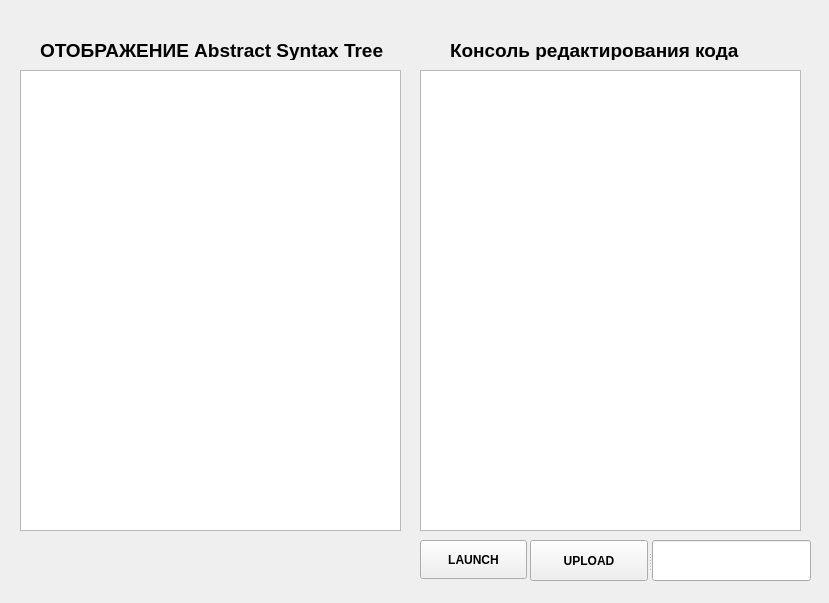
<?xml version="1.0" encoding="UTF-8"?>
<ui version="4.0">
 <class>MainWidget</class>
 <widget class="QWidget" name="MainWidget">
  <property name="geometry">
   <rect>
    <x>0</x>
    <y>0</y>
    <width>829</width>
    <height>603</height>
   </rect>
  </property>
  <property name="windowTitle">
   <string>MainWidget</string>
  </property>
  <widget class="QTreeView" name="treeView">
   <property name="geometry">
    <rect>
     <x>20</x>
     <y>70</y>
     <width>381</width>
     <height>461</height>
    </rect>
   </property>
  </widget>
  <widget class="QTextEdit" name="codeEdit">
   <property name="geometry">
    <rect>
     <x>420</x>
     <y>70</y>
     <width>381</width>
     <height>461</height>
    </rect>
   </property>
  </widget>
  <widget class="QPushButton" name="pushButton">
   <property name="geometry">
    <rect>
     <x>420</x>
     <y>540</y>
     <width>107</width>
     <height>39</height>
    </rect>
   </property>
   <property name="font">
    <font>
     <weight>75</weight>
     <bold>true</bold>
    </font>
   </property>
   <property name="text">
    <string>LAUNCH</string>
   </property>
  </widget>
  <widget class="QLabel" name="label">
   <property name="geometry">
    <rect>
     <x>40</x>
     <y>40</y>
     <width>371</width>
     <height>20</height>
    </rect>
   </property>
   <property name="font">
    <font>
     <pointsize>14</pointsize>
     <weight>75</weight>
     <bold>true</bold>
    </font>
   </property>
   <property name="text">
    <string>ОТОБРАЖЕНИЕ Abstract Syntax Tree</string>
   </property>
  </widget>
  <widget class="QLabel" name="label_2">
   <property name="geometry">
    <rect>
     <x>450</x>
     <y>40</y>
     <width>371</width>
     <height>20</height>
    </rect>
   </property>
   <property name="font">
    <font>
     <pointsize>14</pointsize>
     <weight>75</weight>
     <bold>true</bold>
    </font>
   </property>
   <property name="text">
    <string>Консоль редактирования кода</string>
   </property>
  </widget>
  <widget class="QWidget" name="">
   <property name="geometry">
    <rect>
     <x>530</x>
     <y>540</y>
     <width>281</width>
     <height>41</height>
    </rect>
   </property>
   <layout class="QHBoxLayout" name="horizontalLayout">
    <item>
     <widget class="QSplitter" name="splitter">
      <property name="orientation">
       <enum>Qt::Horizontal</enum>
      </property>
      <widget class="QPushButton" name="fileButton">
       <property name="font">
        <font>
         <weight>75</weight>
         <bold>true</bold>
        </font>
       </property>
       <property name="text">
        <string>UPLOAD</string>
       </property>
      </widget>
      <widget class="QLineEdit" name="setLine"/>
     </widget>
    </item>
   </layout>
  </widget>
 </widget>
 <resources/>
 <connections/>
</ui>
